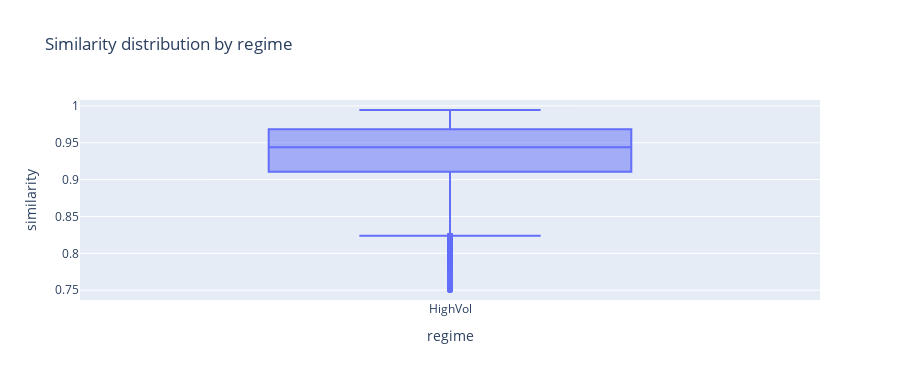

Here is the notebook cell this chart was saved with:
### Code cell
fig = px.box(df, x="regime", y="similarity", title="Similarity distribution by regime")
fig.update_layout(height=380)
fig

### Figure 1 — Plotly figure (JSON) as saved in the notebook; plotly's stock layout.template omitted (floating-point values rounded to 4 significant figures; data arrays with more than 128 entries replaced by an {"elided": "..."} marker saying what was removed)
{"data": [{"alignmentgroup": "True", "hovertemplate": "regime=%{x}<br>similarity=%{y}<extra></extra>", "legendgroup": "", "marker": {"color": "#636efa"}, "name": "", "notched": false, "offsetgroup": "", "orientation": "v", "showlegend": false, "type": "box", "x": {"elided": "17957 str values"}, "x0": " ", "xaxis": "x", "y": {"elided": "17957 float values"}, "y0": " ", "yaxis": "y"}], "layout": {"boxmode": "group", "height": 380, "legend": {"tracegroupgap": 0}, "title": {"text": "Similarity distribution by regime"}, "xaxis": {"anchor": "y", "domain": [0, 1], "title": {"text": "regime"}}, "yaxis": {"anchor": "x", "domain": [0, 1], "title": {"text": "similarity"}}}}
